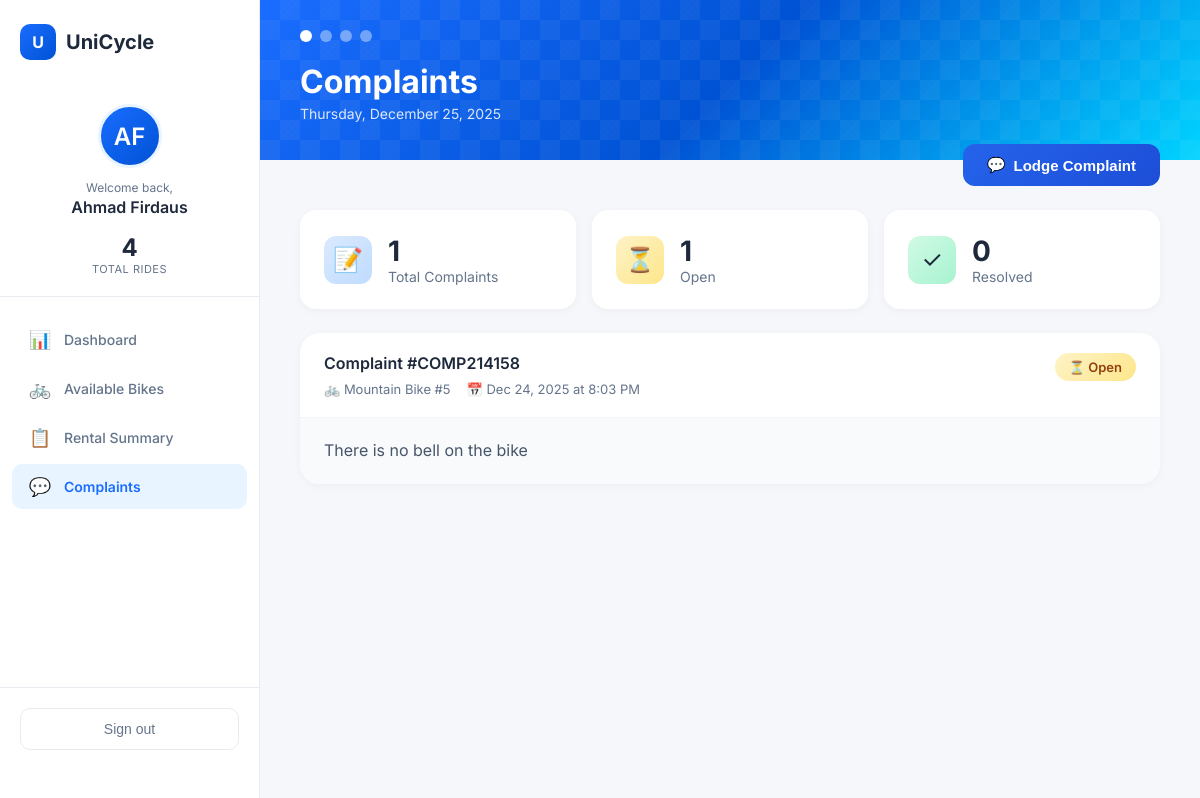
Page /complaints.php (signed in) on the committed database.
### tables this page shows
CREATE TABLE `complaints` (
    `complaint_id` INT(11) NOT NULL AUTO_INCREMENT,
    `complaint_code` VARCHAR(30) NOT NULL,
    `student_id` INT(11) NOT NULL,
    `rental_id` INT(11) DEFAULT NULL,
    `message` TEXT NOT NULL,
    `status` ENUM('open', 'resolved') NOT NULL DEFAULT 'open',
    `created_at` TIMESTAMP NOT NULL DEFAULT CURRENT_TIMESTAMP,
    PRIMARY KEY (`complaint_id`),
    UNIQUE KEY `complaint_code` (`complaint_code`),
    KEY `fk_complaint_student` (`student_id`),
    KEY `fk_complaint_rental` (`rental_id`)
);

CREATE TABLE `bikes` (
    `bike_id` INT(11) NOT NULL AUTO_INCREMENT,
    `bike_code` VARCHAR(30) NOT NULL,
    `bike_name` VARCHAR(80) NOT NULL,
    `bike_type` ENUM('mountain', 'city', 'other') NOT NULL DEFAULT 'other',
    `status` ENUM('available', 'rented', 'maintenance', 'pending') NOT NULL DEFAULT 'available',
    `location` VARCHAR(100) NOT NULL DEFAULT 'Main Bike Area',
    `last_maintained_date` DATE DEFAULT NULL,
    `created_at` TIMESTAMP NOT NULL DEFAULT CURRENT_TIMESTAMP,
    PRIMARY KEY (`bike_id`),
    UNIQUE KEY `bike_code` (`bike_code`)
);

### complaints.php (the view, shortened to what this page needs)
<?php
require_once "config.php";
$student_id = $_SESSION['student_id'];
$student_name = $_SESSION['student_name'] ?? 'User';
$nameParts = explode(' ', $student_name);
$initials = strtoupper(substr($nameParts[0], 0, 1));
if (isset($nameParts[1])) {
    $initials .= strtoupper(substr($nameParts[1], 0, 1));
}
$stmt = $pdo->prepare("SELECT COUNT(*) FROM rentals WHERE student_id=?");
$stmt->execute([$student_id]);
$totalRentals = (int) $stmt->fetchColumn();
$stmt = $pdo->prepare("
  SELECT c.complaint_code, c.created_at, c.message, c.status,
         r.rental_code, b.bike_name
  FROM complaints c
  LEFT JOIN rentals r ON r.rental_id = c.rental_id
  LEFT JOIN bikes b ON b.bike_id = r.bike_id
  WHERE c.student_id=?
  ORDER BY c.created_at DESC
");
$stmt->execute([$student_id]);
$complaints = $stmt->fetchAll();
$totalComplaints = count($complaints);
$openComplaints = count(array_filter($complaints, fn($c) => $c['status'] === 'open'));
$resolvedComplaints = $totalComplaints - $openComplaints;
$currentDate = date('l, F j, Y');
?>
<!DOCTYPE html>
<html lang="en">
<head>
    <link rel="stylesheet" href="dashboard.css?v=7">
</head>
<body>
    <aside class="sidebar">
        <div class="sidebar-header">
            <a href="dashboard.php" class="sidebar-logo">
                <div class="logo-icon">U</div>
                <span class="logo-text">UniCycle</span>
            </a>
        </div>
        <div class="user-section">
            <div class="user-avatar"><?= htmlspecialchars($initials) ?></div>
            <div class="user-welcome">
                <span class="welcome-label">Welcome back,</span>
                <span class="user-name"><?= htmlspecialchars($student_name) ?></span>
            </div>
            <div class="user-stats">
                <div class="user-stat">
                    <span class="stat-number"><?= $totalRentals ?></span>
                    <span class="stat-text">Total Rides</span>
                </div>
            </div>
        </div>
        <nav class="sidebar-nav">
            <a href="dashboard.php" class="nav-item">
                <span class="nav-icon">📊</span>
                <span>Dashboard</span>
            </a>
            <a href="available-bikes.php" class="nav-item">
                <span class="nav-icon">🚲</span>
                <span>Available Bikes</span>
            </a>
            <a href="rental-summary.php" class="nav-item">
                <span class="nav-icon">📋</span>
                <span>Rental Summary</span>
            </a>
            <a href="complaints.php" class="nav-item active">
                <span class="nav-icon">💬</span>
                <span>Complaints</span>
            </a>
        </nav>
        <div class="sidebar-footer">
            <button class="logout-btn" onclick="showLogoutModal()">
                <span>Sign out</span>
            </button>
        </div>
    </aside>
    <main class="main-content">
        <div class="header-banner">
            <div class="banner-pattern"></div>
            <div class="banner-content">
                <div class="banner-dots">
                    <span></span><span></span><span></span><span></span>
                </div>
                <h1>Complaints</h1>
                <p class="banner-date"><?= $currentDate ?></p>
            </div>
        </div>
        <div class="dashboard-content" style="display: block;">
            <div class="complaints-header">
                <button class="new-complaint-btn" onclick="openComplaintModal()">
                    <span>💬</span> Lodge Complaint
                </button>
            </div>
            <div class="complaints-stats">
                <div class="complaint-stat">
                    <div class="stat-icon total">📝</div>
                    <div class="stat-info">
                        <div class="stat-value"><?= $totalComplaints ?></div>
                        <div class="stat-label">Total Complaints</div>
                    </div>
                </div>
                <div class="complaint-stat">
                    <div class="stat-icon open">⏳</div>
                    <div class="stat-info">
                        <div class="stat-value"><?= $openComplaints ?></div>
                        <div class="stat-label">Open</div>
                    </div>
                </div>
                <div class="complaint-stat">
                    <div class="stat-icon resolved">✓</div>
                    <div class="stat-info">
                        <div class="stat-value"><?= $resolvedComplaints ?></div>
                        <div class="stat-label">Resolved</div>
                    </div>
                </div>
            </div>
            <?php if (empty($complaints)): ?>
                <div class="empty-complaints">
                    <div class="empty-icon">💬</div>
                    <h4>No complaints yet</h4>
                    <p>You haven't submitted any complaints. Lodge one if you encounter any issues.</p>
                    <button class="new-complaint-btn" onclick="openComplaintModal()">
                        <span>💬</span> Lodge Complaint
                    </button>
                </div>
            <?php else: ?>
                <div class="complaints-list">
                    <?php foreach ($complaints as $c): ?>
                        <div class="complaint-card">
                            <div class="complaint-card-header">
                                <div class="complaint-info">
                                    <h4>Complaint #<?= htmlspecialchars($c['complaint_code']) ?></h4>
                                    <div class="complaint-meta">
                                        <span>🚲 <?= htmlspecialchars($c['bike_name'] ?? 'General') ?></span>
                                        <span>📅 <?= date('M j, Y \a\t g:i A', strtotime($c['created_at'])) ?></span>
                                    </div>
                                </div>
                                <span class="complaint-status <?= $c['status'] ?>">
                                    <?= $c['status'] === 'resolved' ? '✓ Resolved' : '⏳ Open' ?>
                                </span>
                            </div>
                            <div class="complaint-card-body">
                                <p><?= nl2br(htmlspecialchars($c['message'])) ?></p>
                            </div>
                        </div>
                    <?php endforeach; ?>
                </div>
            <?php endif; ?>
        </div>
    </main>
</body>
</html>

### dashboard.css (style rules this page uses)
:root { --primary: #1a6dff; --primary-dark: #0052d4; --primary-light: #e8f4ff; --accent-teal: #00d4ff; --accent-coral: #ff6b6b; --accent-yellow: #ffd93d; --text-dark: #1e293b; --text-muted: #64748b; --bg-light: #f5f7fa; --bg-white: #ffffff; --border-light: #e8ecf1; --success: #10b981; --warning: #f59e0b; --purple: #8b5cf6; --shadow-sm: 0 2px 8px rgba(0, 0, 0, 0.04); --shadow-md: 0 4px 16px rgba(0, 0, 0, 0.08); --shadow-lg: 0 8px 30px rgba(0, 0, 0, 0.12); }
* { margin: 0; padding: 0; box-sizing: border-box; }
body { font-family: 'Inter', -apple-system, BlinkMacSystemFont, sans-serif; background: var(--bg-light); color: var(--text-dark); display: flex; min-height: 100vh; }
.sidebar { width: 260px; min-height: 100vh; background: var(--bg-white); border-right: 1px solid var(--border-light); display: flex; flex-direction: column; position: fixed; left: 0; top: 0; z-index: 100; }
.sidebar-header { padding: 24px 20px; }
.sidebar-logo { display: flex; align-items: center; gap: 10px; text-decoration: none; }
.logo-icon { width: 36px; height: 36px; background: linear-gradient(135deg, #1a6dff, #0052d4); border-radius: 10px; display: flex; align-items: center; justify-content: center; font-size: 16px; font-weight: 700; color: white; }
.logo-text { font-size: 20px; font-weight: 700; color: var(--text-dark); }
.user-section { padding: 20px; border-bottom: 1px solid var(--border-light); text-align: center; }
.user-avatar { width: 64px; height: 64px; border-radius: 50%; background: linear-gradient(135deg, #1a6dff, #0052d4); display: flex; align-items: center; justify-content: center; font-size: 24px; font-weight: 600; color: white; margin: 0 auto 12px; border: 3px solid var(--primary-light); }
.user-welcome { display: flex; flex-direction: column; gap: 2px; margin-bottom: 16px; }
.welcome-label { font-size: 12px; color: var(--text-muted); }
.user-name { font-size: 16px; font-weight: 600; color: var(--text-dark); }
.user-stats { display: flex; justify-content: center; }
.user-stat { display: flex; flex-direction: column; align-items: center; }
.user-stat .stat-number { font-size: 24px; font-weight: 700; color: var(--text-dark); }
.user-stat .stat-text { font-size: 11px; color: var(--text-muted); text-transform: uppercase; letter-spacing: 0.5px; }
.sidebar-nav { flex: 1; padding: 20px 12px; }
.nav-item { display: flex; align-items: center; gap: 12px; padding: 12px 16px; color: var(--text-muted); text-decoration: none; font-size: 14px; font-weight: 500; border-radius: 10px; margin-bottom: 4px; transition: all 0.2s ease; }
.nav-item.active { color: var(--primary); background: var(--primary-light); font-weight: 600; }
.nav-item .nav-icon { font-size: 18px; width: 24px; text-align: center; }
.sidebar-footer { padding: 20px; border-top: 1px solid var(--border-light); margin-bottom: 30px; }
.logout-btn { display: flex; align-items: center; justify-content: center; gap: 8px; width: 100%; padding: 12px; background: transparent; border: 1px solid var(--border-light); border-radius: 10px; color: var(--text-muted); font-size: 14px; font-weight: 500; cursor: pointer; transition: all 0.2s ease; }
.main-content { flex: 1; margin-left: 260px; min-height: 100vh; background: var(--bg-light); }
.header-banner { position: relative; height: 160px; background: linear-gradient(135deg, #1a6dff 0%, #0052d4 50%, #00d4ff 100%); overflow: hidden; }
.banner-pattern { position: absolute; inset: 0; background-image: linear-gradient(45deg, rgba(255, 255, 255, 0.1) 25%, transparent 25%), linear-gradient(-45deg, rgba(255, 255, 255, 0.1) 25%, transparent 25%), linear-gradient(45deg, transparent 75%, rgba(255, 255, 255, 0.1) 75%), linear-gradient(-45deg, transparent 75%, rgba(255, 255, 255, 0.1) 75%); background-size: 40px 40px; background-position: 0 0, 0 20px, 20px -20px, -20px 0px; opacity: 0.5; }
.banner-content { position: relative; z-index: 1; padding: 30px 40px; color: white; }
.banner-dots { display: flex; gap: 8px; margin-bottom: 20px; }
.banner-dots span { width: 12px; height: 12px; border-radius: 50%; background: rgba(255, 255, 255, 0.4); }
.banner-dots span:first-child { background: white; }
.banner-content h1 { font-size: 32px; font-weight: 700; margin-bottom: 4px; }
.banner-date { font-size: 14px; opacity: 0.85; }
.dashboard-content { display: grid; grid-template-columns: 1.3fr 1fr; gap: 24px; padding: 24px 40px 40px; margin-top: -40px; position: relative; z-index: 2; }
@media (max-width: 1200px) { .dashboard-content { grid-template-columns: 1fr; } }

### rows in the picture
complaints: status "1", status "0", complaint_code "COMP214158", bikes.bike_name "Mountain Bike #5", created_at "Dec 24, 2025 at 8:03 PM", shows "⏳ Open", message "There is no bell on the bike"

### other values in the picture
$initials "AF"
$student_name "Ahmad Firdaus"
$totalRentals "4"
$totalComplaints "1"
